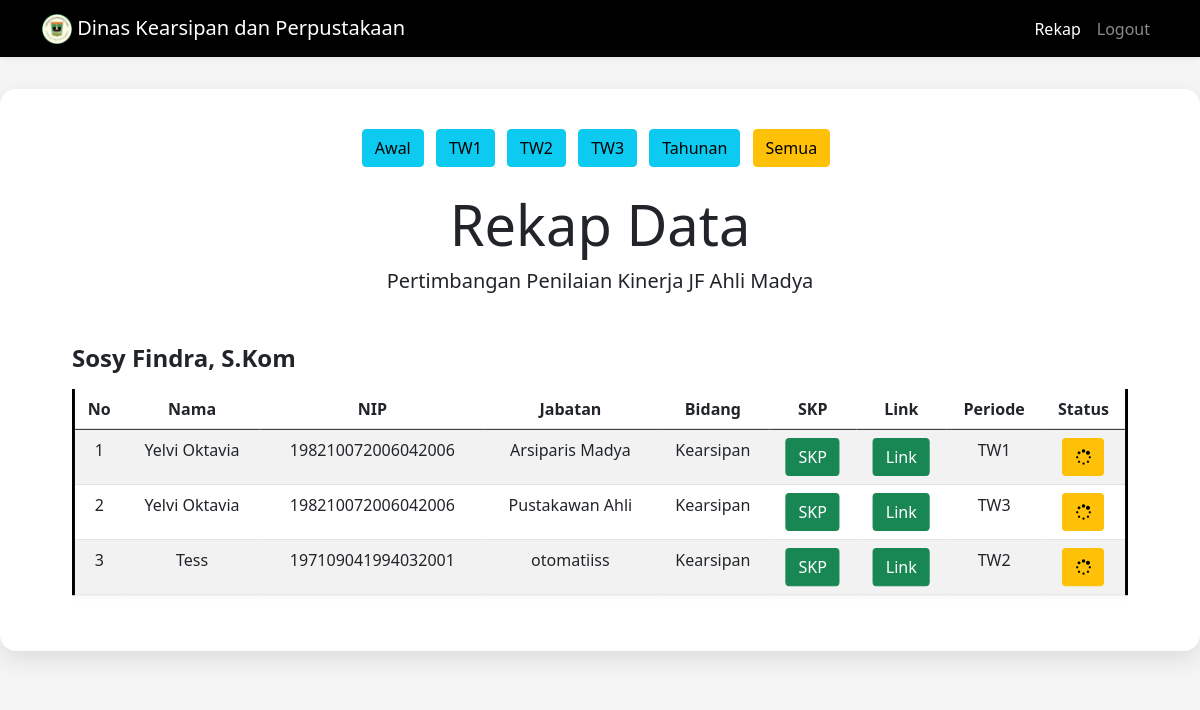
The page /rekap.php (signed in) on the database its author committed.
### tables this page shows
CREATE TABLE `data` (
  `Nomor` int(100) NOT NULL,
  `Nama` varchar(100) NOT NULL,
  `NIP` bigint(100) NOT NULL,
  `Jabatan` varchar(100) NOT NULL,
  `Bidang` varchar(100) NOT NULL,
  `Kabid` varchar(100) NOT NULL,
  `SKP` varchar(300) NOT NULL,
  `Link` varchar(300) NOT NULL,
  `Periode` enum('Awal','TW1','TW2','TW3','Tahunan') NOT NULL,
  `status` enum('pending','disetujui','revisi') DEFAULT NULL,
  `statuss` enum('pending','disetujui','revisi') NOT NULL,
  `komentar` text NOT NULL,
  `tanggal` datetime DEFAULT current_timestamp()
);

### rekap.php (the view, shortened to what this page needs)
<!DOCTYPE html>
<html lang="en">
<head>
  <link href="https://cdn.jsdelivr.net/npm/bootstrap@5.0.2/dist/css/bootstrap.min.css" rel="stylesheet" />
  <link rel="stylesheet" href="https://stackpath.bootstrapcdn.com/font-awesome/4.7.0/css/font-awesome.min.css">
  <link rel="stylesheet" href="style.css" />
</head>
<body style="background-color: whitesmoke">
  <nav class="navbar navbar-expand-lg navbar-dark shadow-sm" style="background-color: black">
    <div class="container">
      <a class="navbar-brand" href="#"><img src="dap.png" alt="" width="30" height="30" class="d-inline-block align-text-top" /> Dinas Kearsipan dan Perpustakaan</a>
      <div class="collapse navbar-collapse" id="navbarNav">
        <ul class="navbar-nav ms-auto">
          <li class="nav-item"><a class="nav-link active" href="#">Rekap</a></li>
          <li class="nav-item"><a class="nav-link" href="logout.php">Logout</a></li>
        </ul>
      </div>
    </div>
  </nav>
  <section class="jumbotron text-center">
    <div class="card-custom mx-auto" style="max-width: 1500px;">
      <?php
      $periodeAktif = $_GET['periode'] ?? '';
      function isAktif($val) {
        global $periodeAktif;
        return ($periodeAktif == $val) ? 'btn-warning' : 'btn-info';
      }
      ?>
      <div class="mb-4">
        <a class="btn <?php echo isAktif('awal'); ?> me-2" href="?periode=awal">Awal</a>
        <a class="btn <?php echo isAktif('tw1'); ?> me-2" href="?periode=tw1">TW1</a>
        <a class="btn <?php echo isAktif('tw2'); ?> me-2" href="?periode=tw2">TW2</a>
        <a class="btn <?php echo isAktif('tw3'); ?> me-2" href="?periode=tw3">TW3</a>
        <a class="btn <?php echo isAktif('tahunan'); ?> me-2" href="?periode=tahunan">Tahunan</a>
        <a class="btn <?php echo ($periodeAktif == '') ? 'btn-warning' : 'btn-info'; ?> me-2" href="rekap.php">Semua</a>
      </div>
      <h1 class="display-4">Rekap Data</h1>
      <p class="lead">Pertimbangan Penilaian Kinerja JF Ahli Madya</p>
      <div style="padding: 0 2rem;">
        <?php
        include "koneksi.php";
        $periodeFilter = $_GET['periode'] ?? '';
        if ($periodeFilter != '') {
            $query_mysqli = mysqli_query($connect,"SELECT * FROM data WHERE LOWER(Periode) = '$periodeFilter' ORDER BY Kabid") or die(mysqli_error($connect));
        } else {
            $query_mysqli = mysqli_query($connect,"SELECT * FROM data ORDER BY Kabid") or die(mysqli_error($connect));
        }
        $kelompok_kabid = [];
        while ($row = mysqli_fetch_assoc($query_mysqli)) {
            $kelompok_kabid[$row['Kabid']][] = $row;
        }
        foreach ($kelompok_kabid as $kabid => $list_pegawai) {
          echo "<h4 class='mt-5 mb-3 text-start'><b>$kabid</b></h4>";
          echo "<div class='table-responsive'>";
          echo "<table class='table table-hover table-striped'>";
          echo "<thead>
                  <tr class='text-center'>
                    <th>No</th>
                    <th>Nama</th>
                    <th>NIP</th>
                    <th>Jabatan</th>
                    <th>Bidang</th>
                    <th>SKP</th>
                    <th>Link</th>
                    <th>Periode</th>
                    <th>Status</th>
                  </tr>
                </thead>
                <tbody>";
          $Nomor = 1;
          foreach ($list_pegawai as $pegawai) {
            echo "<tr class='text-center'>";
            echo "<td>{$Nomor}</td>";
            echo "<td>{$pegawai['Nama']}</td>";
            echo "<td>{$pegawai['NIP']}</td>";
            echo "<td>{$pegawai['Jabatan']}</td>";
            echo "<td>{$pegawai['Bidang']}</td>";
            echo "<td><a class='btn btn-success' href='skp.php?Nomor={$pegawai['Nomor']}' target='_blank'>SKP</a></td>";
            $Periode = strtolower($pegawai['Periode']);
            if ($Periode === 'awal') {
                echo "<td><a class='btn btn-warning' href='#'><i class='fa fa-chain-broken'></i></a></td>";
            } else {
                echo "<td><a class='btn btn-success' href='{$pegawai['Link']}' target='_blank'>Link</a></td>";
            }
            echo "<td>{$pegawai['Periode']}</td>";
            $status = strtolower($pegawai['status']);
            if ($status === 'disetujui') {
                echo "<td><a class='btn btn-success' href='surat.php?Nomor={$pegawai['Nomor']}' target='_blank'><i class='fa fa-print'></i></a></td>";
            } elseif ($status === 'revisi') {
                echo "<td><a class='btn btn-danger' href='#'><i class='fa fa-ban'></i></a></td>";
            } else {
                echo "<td><a class='btn btn-warning' href='#'><i class='fa fa-spinner'></i></a></td>";
            }
            echo "</tr>";
            $Nomor++;
          }
          echo "</tbody></table></div>";
        }
        ?>
      </div>
    </div>
  </section>
</body>
</html>

### style.css (style rules this page uses)
.jumbotron { padding-top: 2rem; background-color: whitesmoke; padding-bottom: 2rem; }
.table-hover { box-shadow: 0 2px 8px rgba(0, 0, 0, 0.05); transform: scale(1.002); border-left: 4px solid black; border-right: 4px solid black; cursor: pointer; }
.card-custom { background-color: #fff; border-radius: 16px; box-shadow: 0 8px 24px rgba(0, 0, 0, 0.1); padding: 40px; }

### rows shown on the page
data: Nama "Yelvi Oktavia", NIP "198210072006042006", Jabatan "Arsiparis Madya", Bidang "Kearsipan", Periode "TW1"
data: Nama "Yelvi Oktavia", NIP "198210072006042006", Jabatan "Pustakawan Ahli", Bidang "Kearsipan", Periode "TW3"
data: Nama "Tess", NIP "197109041994032001", Jabatan "otomatiiss", Bidang "Kearsipan", Periode "TW2"

### other values the page prints
$kabid "Sosy Findra, S.Kom"
